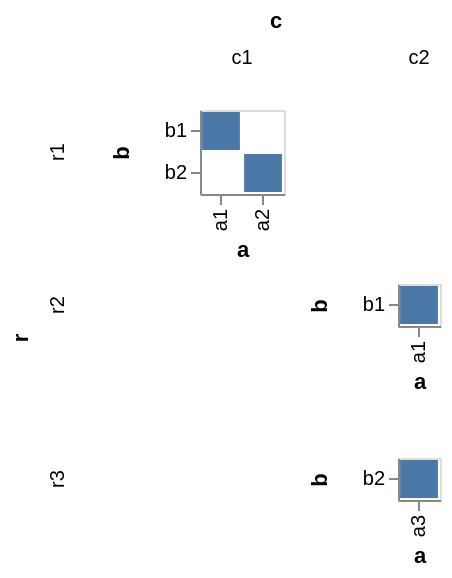

The Vega-Lite source for this figure:
### Vega specification from a JSON file in a GitHub repository (floating-point values rounded to 4 significant figures)
{"$schema": "https://vega.github.io/schema/vega/v4.json", "autosize": "pad", "padding": 5, "data": [{"name": "source_0", "values": [{"r": "r1", "c": "c1", "a": "a1", "b": "b1"}, {"r": "r1", "c": "c1", "a": "a2", "b": "b2"}, {"r": "r2", "c": "c2", "a": "a1", "b": "b1"}, {"r": "r3", "c": "c2", "a": "a3", "b": "b2"}]}, {"name": "cross_column_domain_row_domain", "source": "source_0", "transform": [{"type": "aggregate", "groupby": ["c", "r"], "fields": ["a", "b"], "ops": ["distinct", "distinct"]}]}, {"name": "column_domain", "source": "cross_column_domain_row_domain", "transform": [{"type": "aggregate", "groupby": ["c"], "fields": ["distinct_a"], "ops": ["max"], "as": ["distinct_a"]}]}, {"name": "row_domain", "source": "cross_column_domain_row_domain", "transform": [{"type": "aggregate", "groupby": ["r"], "fields": ["distinct_b"], "ops": ["max"], "as": ["distinct_b"]}]}], "signals": [{"name": "child_x_step", "value": 21}, {"name": "child_y_step", "value": 21}], "layout": {"padding": {"row": 10, "column": 10}, "offset": 10, "columns": {"signal": "length(data('column_domain'))"}, "bounds": "full", "align": "all"}, "marks": [{"name": "row_title", "role": "row-title", "type": "group", "marks": [{"type": "text", "role": "row-title-text", "style": "guide-title", "encode": {"update": {"align": {"value": "center"}, "text": {"value": "r"}, "angle": {"value": 270}}}}]}, {"name": "column_title", "role": "column-title", "type": "group", "marks": [{"type": "text", "role": "column-title-text", "style": "guide-title", "encode": {"update": {"align": {"value": "center"}, "text": {"value": "c"}}}}]}, {"name": "row_header", "type": "group", "role": "row-header", "from": {"data": "row_domain"}, "sort": {"field": "datum[\"r\"]", "order": "ascending"}, "title": {"text": {"signal": "''+parent[\"r\"]"}, "offset": 10, "orient": "left", "style": "guide-label"}, "encode": {"update": {"height": {"signal": "bandspace(datum[\"distinct_b\"], 0.1, 0.05) * child_y_step"}}}}, {"name": "column_header", "type": "group", "role": "column-header", "from": {"data": "column_domain"}, "sort": {"field": "datum[\"c\"]", "order": "ascending"}, "title": {"text": {"signal": "''+parent[\"c\"]"}, "offset": 10, "orient": "top", "style": "guide-label"}, "encode": {"update": {"width": {"signal": "bandspace(datum[\"distinct_a\"], 0.1, 0.05) * child_x_step"}}}}, {"name": "cell", "type": "group", "style": "cell", "from": {"facet": {"name": "facet", "data": "source_0", "groupby": ["r", "c"], "aggregate": {"cross": true, "fields": ["a", "b"], "ops": ["distinct", "distinct"]}}}, "sort": {"field": ["datum[\"r\"]", "datum[\"c\"]"], "order": ["ascending", "ascending"]}, "encode": {"update": {"width": {"signal": "bandspace(datum[\"distinct_a\"], 0.1, 0.05) * child_x_step"}, "height": {"signal": "bandspace(datum[\"distinct_b\"], 0.1, 0.05) * child_y_step"}}}, "marks": [{"name": "child_marks", "type": "rect", "style": ["rect"], "from": {"data": "facet"}, "encode": {"update": {"fill": {"value": "#4c78a8"}, "x": {"scale": "child_x", "field": "a"}, "width": {"scale": "child_x", "band": true}, "y": {"scale": "child_y", "field": "b"}, "height": {"scale": "child_y", "band": true}}}}], "scales": [{"name": "child_x", "type": "band", "domain": {"data": "facet", "field": "a", "sort": true}, "range": {"step": {"signal": "child_x_step"}}, "paddingInner": 0.1, "paddingOuter": 0.05}, {"name": "child_y", "type": "band", "domain": {"data": "facet", "field": "b", "sort": true}, "range": {"step": {"signal": "child_y_step"}}, "paddingInner": 0.1, "paddingOuter": 0.05}], "axes": [{"scale": "child_x", "orient": "bottom", "title": "a", "encode": {"labels": {"update": {"angle": {"value": 270}, "align": {"value": "right"}, "baseline": {"value": "middle"}}}}, "zindex": 1}, {"scale": "child_y", "orient": "left", "title": "b", "zindex": 1}]}], "config": {"axisY": {"minExtent": 30}}}
